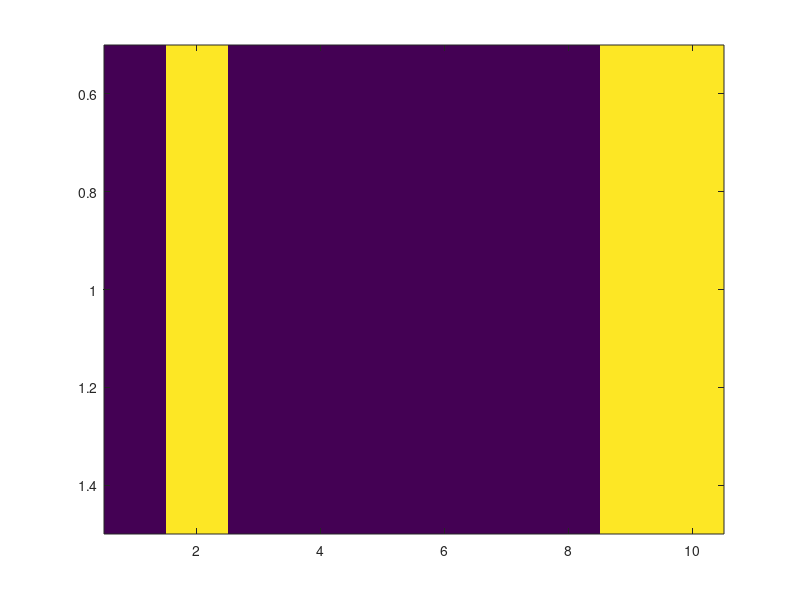

Write the MATLAB code that produced this figure.
nrows = 10;
spinarr = randi(2,1,nrows)*2 - 3
imagesc(spinarr)
J=-1;
T=3;
r=rand;
for i=1:30*nrows
    randcol=randi(nrows,1);
    randrow=randi(1,1);
    if (randcol==1)
        coll=nrows;
    else
        coll=randcol-1;
    end
    if (randcol==nrows)
        colr=1;
    else
        colr=randcol+1;
    end
    E=J*spinarr(randrow,randcol)*spinarr(randrow,coll)+J*spinarr(randrow,randcol)*spinarr(randrow,colr);
    if (E>=0)
        spinarr(randrow,randcol)=-spinarr(randrow,randcol);
    else
        p=exp(E/T);
        if (p>=r)
            spinarr(randrow,randcol)=-spinarr(randrow,randcol);
        else
            spinarr(randrow,randcol)=spinarr(randrow,randcol);
        end
    end
end
imagesc(spinarr)          
            
    
